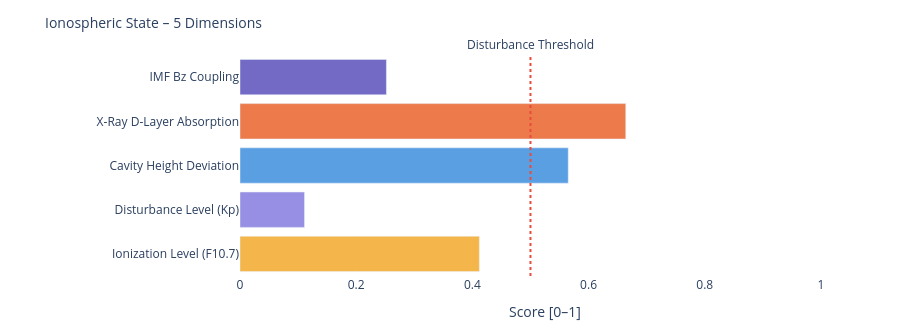

The cell this chart's notebook holds for it:
### Markdown cell above
---
### 📐 Systemic Insight: Geometric Cavity vs. Real Schumann Resonance

**Relevant for:** Layer 6 = delta analysis &nbsp;|&nbsp; Layer 7 = feature vector / system interpretation

A cavity height change from 80 km to 70 km shifts the **idealized geometric frequencies** only minimally:

| Modus | Aktuell | Referenz | Δ |
|-------|---------|----------|---|
| SR-1 | 10.4762 Hz | 10.4599 Hz | +16 mHz |
| SR-2 | 18.1452 Hz | 18.1171 Hz | +28 mHz |
| SR-3 | 25.6612 Hz | 25.6215 Hz | +40 mHz |
| SR-4 | 33.1285 Hz | 33.0772 Hz | +51 mHz |

The geometric effect is limited because 10 km is very small compared to Earth's radius (~6371 km).

**Consequence:** Real Schumann deviations are likely driven more strongly by **conductivity, damping, day/night structure, lightning distribution and source geometry** than by pure cavity height.

---

**Layer 6 compares:**
```
geometric Δ from Layer 4  vs.  observed Δ from real Schumann measurement data
```

**Layer 7 Feature:**
```
If real Δ >> geometric Δ  →  non-geometric factors dominant
```

### Code cell
# ============================================================
# IONOSPHERIC STATE – Summary gauge
# Five dimensions: ionization, disturbance, cavity height, X-Ray, Bz coupling
# ============================================================

def norm(v, lo, hi):
    if v is None: return None
    return round(max(0.0, min(1.0, (v - lo) / (hi - lo))), 3)

# Ionization level (F10.7 → F2-Layer)
ioniz = norm(f107_val, 60, 250)

# Disturbance level (Kp → E/F-Layer irregularities)
disturb = norm(kp_val, 0, 9)

# Cavity height deviation from reference (80 km)
h_dev = norm(abs(h_eff - 80), 0, 20)

# X-Ray ionization (D-Layer absorption)
xray_ioniz = None
if xray_now is not None:
    xray_ioniz = norm(math.log10(max(xray_now, 1e-9)) + 9, 0, 5)

# Bz coupling (southward Bz → stronger magnetosphere-ionosphere coupling)
bz_coupling = norm(-(bz_now or 0), -5, 30) if bz_now is not None else None

dims = [
    ('Ionization Level (F10.7)',    ioniz,      '#F2A623'),
    ('Disturbance Level (Kp)',      disturb,    '#7F77DD'),
    ('Cavity Height Deviation',     h_dev,      '#378ADD'),
    ('X-Ray D-Layer Absorption',    xray_ioniz, '#E85D24'),
    ('IMF Bz Coupling',             bz_coupling,'#534AB7'),
]

fig = go.Figure()
for name, val, col in dims:
    if val is not None:
        h = int(val * 20)
        bar = '█' * h + '░' * (20 - h)
        label = f'{name}:  {bar}  {val:.3f}'
    else:
        label = f'{name}:  {"─" * 20}  n/a'
    fig.add_trace(go.Bar(
        x=[val if val is not None else 0],
        y=[name],
        orientation='h',
        marker_color=col, opacity=0.82,
        showlegend=False
    ))

fig.add_vline(x=0.5, line_dash='dot', line_color='#e74c3c',
              annotation_text='Disturbance Threshold', annotation_position='top')
fig.update_layout(
    title=dict(text='Ionospheric State – 5 Dimensions', font=dict(size=14)),
    xaxis=dict(title='Score [0–1]', range=[0, 1.05]),
    height=330, plot_bgcolor='rgba(0,0,0,0)', paper_bgcolor='rgba(0,0,0,0)',
    margin=dict(l=240, r=50, t=55, b=40)
)
fig.show()

print(f'\nIonospheric state:')
for name, val, _ in dims:
    print(f'  {name:<35} {val:.3f}' if val is not None else f'  {name:<35} n/a')

### Figure 1 — Plotly figure (JSON) as saved in the notebook; plotly's stock layout.template omitted (floating-point values rounded to 4 significant figures)
{"data": [{"marker": {"color": "#F2A623"}, "opacity": 0.82, "orientation": "h", "showlegend": false, "type": "bar", "x": [0.412], "y": ["Ionization Level (F10.7)"]}, {"marker": {"color": "#7F77DD"}, "opacity": 0.82, "orientation": "h", "showlegend": false, "type": "bar", "x": [0.111], "y": ["Disturbance Level (Kp)"]}, {"marker": {"color": "#378ADD"}, "opacity": 0.82, "orientation": "h", "showlegend": false, "type": "bar", "x": [0.565], "y": ["Cavity Height Deviation"]}, {"marker": {"color": "#E85D24"}, "opacity": 0.82, "orientation": "h", "showlegend": false, "type": "bar", "x": [0.664], "y": ["X-Ray D-Layer Absorption"]}, {"marker": {"color": "#534AB7"}, "opacity": 0.82, "orientation": "h", "showlegend": false, "type": "bar", "x": [0.252], "y": ["IMF Bz Coupling"]}], "layout": {"annotations": [{"showarrow": false, "text": "Disturbance Threshold", "x": 0.5, "xanchor": "center", "xref": "x", "y": 1, "yanchor": "bottom", "yref": "y domain"}], "height": 330, "margin": {"b": 40, "l": 240, "r": 50, "t": 55}, "paper_bgcolor": "rgba(0,0,0,0)", "plot_bgcolor": "rgba(0,0,0,0)", "shapes": [{"line": {"color": "#e74c3c", "dash": "dot"}, "type": "line", "x0": 0.5, "x1": 0.5, "xref": "x", "y0": 0, "y1": 1, "yref": "y domain"}], "title": {"font": {"size": 14}, "text": "Ionospheric State – 5 Dimensions"}, "xaxis": {"range": [0, 1.05], "title": {"text": "Score [0–1]"}}}}
